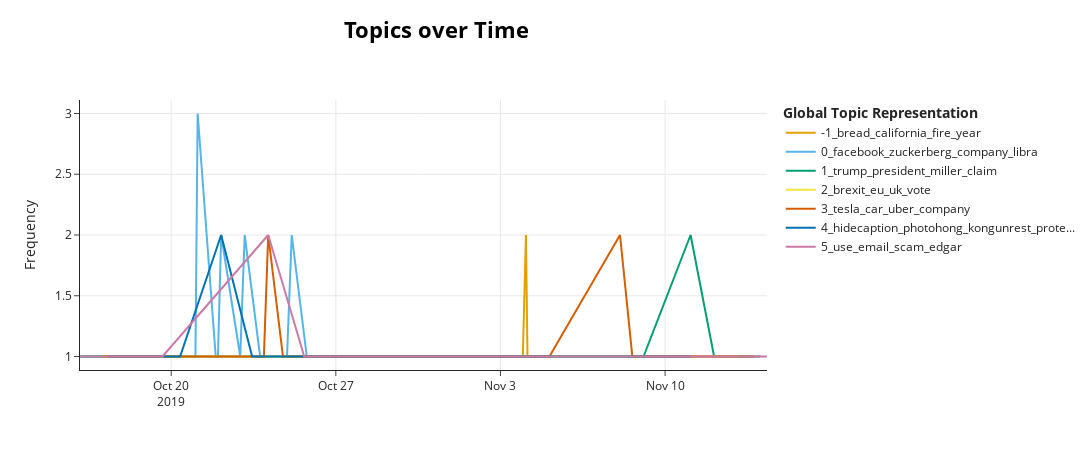

Here is the notebook cell this chart was saved with:
### Code cell
topic_model.visualize_topics_over_time(topics_over_time)

### Figure 1 — Plotly figure (JSON) as saved in the notebook; plotly's stock layout.template omitted (floating-point values rounded to 4 significant figures)
{"data": [{"hoverinfo": "text", "hovertext": ["<b>Topic -1</b><br>Words: bread, shutterstock, loaf, dough, flatbread", "<b>Topic -1</b><br>Words: et, market, wework, ipo, prior", "<b>Topic -1</b><br>Words: rawstory, farmer, justice, bailout, yoursupport", "<b>Topic -1</b><br>Words: california, tax, state, business, unitary", "<b>Topic -1</b><br>Words: protein, hume, shiru, meat, food", "<b>Topic -1</b><br>Words: semiconductor, arya, intel, expose, chipmaker", "<b>Topic -1</b><br>Words: gainsbourg, shesay, french, vontrier, ifeel", "<b>Topic -1</b><br>Words: donor, wynn, billionaire, resorts, group", "<b>Topic -1</b><br>Words: percent, newzealand, economy, imf, commodity", "<b>Topic -1</b><br>Words: carson, hud, mortgage, bank, loan", "<b>Topic -1</b><br>Words: tariff, egg, nfu, government, schedule", "<b>Topic -1</b><br>Words: spelman, college, stryker, queerstudy, student", "<b>Topic -1</b><br>Words: fed, rate, cut, economy, powell", "<b>Topic -1</b><br>Words: expectation, interestrate, market, revenueofbillion, quarterly", "<b>Topic -1</b><br>Words: work, film, kensay, ken, gigeconomy", "<b>Topic -1</b><br>Words: newsom, forest, california, trump, fire", "<b>Topic -1</b><br>Words: fatfire, leanfire, earlyretirement, spend, fire", "<b>Topic -1</b><br>Words: meat, vegetarian, dish, wang, food", "<b>Topic -1</b><br>Words: roku, analyst, expect, market, square", "<b>Topic -1</b><br>Words: expect, sale, tariff, versus, gap", "<b>Topic -1</b><br>Words: fire, november, smoke, nsw, australia", "<b>Topic -1</b><br>Words: screenshot, windows, screen, snip, save", "<b>Topic -1</b><br>Words: nasdaq, point, news, ftoper, dow"], "marker": {"color": "#E69F00"}, "mode": "lines", "name": "-1_bread_california_fire_year", "x": ["2019-10-16T07:02:00+03:00", "2019-10-16T13:32:00+03:00", "2019-10-17T18:26:00+03:00", "2019-10-22T15:56:00+03:00", "2019-10-25T03:00:00+03:00", "2019-10-25T20:26:00+03:00", "2019-10-26T11:00:00+03:00", "2019-10-26T19:08:00+03:00", "2019-10-27T02:51:00+02:00", "2019-10-28T18:26:00+02:00", "2019-10-29T08:00:00+02:00", "2019-10-29T21:00:00+02:00", "2019-10-30T20:50:00+02:00", "2019-10-31T17:31:00+02:00", "2019-11-01T02:30:00+02:00", "2019-11-03T22:49:00+02:00", "2019-11-04T02:00:00+02:00", "2019-11-04T03:35:00+02:00", "2019-11-06T02:19:00+02:00", "2019-11-08T18:30:00+02:00", "2019-11-08T23:51:00+02:00", "2019-11-09T15:45:00+02:00", "2019-11-12T19:59:00+02:00"], "y": [1, 1, 1, 1, 1, 1, 1, 1, 1, 1, 1, 1, 1, 1, 1, 1, 2, 1, 1, 1, 1, 1, 1], "type": "scatter"}, {"hoverinfo": "text", "hovertext": ["<b>Topic 0</b><br>Words: marcussay, project, blockchain, association, libra", "<b>Topic 0</b><br>Words: job, yang, democraticpresidential, candidate, warren", "<b>Topic 0</b><br>Words: facebook, pixel, libra, systemicrisk, davidmarcus", "<b>Topic 0</b><br>Words: facebook, libra, morgan, cryptocurrency, project", "<b>Topic 0</b><br>Words: zuckerberg, facebook, platform, policy, speech", "<b>Topic 0</b><br>Words: zuckerberg, tiktok, china, want, content", "<b>Topic 0</b><br>Words: major, shiller, economy, story, humanity", "<b>Topic 0</b><br>Words: firm, billion, bank, wework, company", "<b>Topic 0</b><br>Words: currency, dimon, libra, stablecoin, partner", "<b>Topic 0</b><br>Words: major, shiller, story, economist, economic", "<b>Topic 0</b><br>Words: buffett, havelock, beddall, company, invest", "<b>Topic 0</b><br>Words: rich, billion, money, million, like", "<b>Topic 0</b><br>Words: zucman, wealth, piketty, offshore, islands", "<b>Topic 0</b><br>Words: facebook, probe, attorneygeneral, antitrust, consumer", "<b>Topic 0</b><br>Words: packaging, woman, menstruate, trans, lgbtq", "<b>Topic 0</b><br>Words: libraassociation, facebook, member, zuckerberg, libra", "<b>Topic 0</b><br>Words: quantum, google, computer, classical, quantumcomputer", "<b>Topic 0</b><br>Words: facebook, lie, exchange, markzuckerberg, housefinancial", "<b>Topic 0</b><br>Words: facebook, zuckerberg, cambridgeanalytica, ocasiocortez, takedown", "<b>Topic 0</b><br>Words: libracryptocurrency, challenge, facebookceo, hear, lawmaker", "<b>Topic 0</b><br>Words: zuckerberg, facebook, factchecking, ocasiocortez, whitesupremacist", "<b>Topic 0</b><br>Words: twitter, dorsey, zuckerberg, facebook, frier", "<b>Topic 0</b><br>Words: rounds, facebook, libra, cryptocurrency, zuckerberg", "<b>Topic 0</b><br>Words: tow, givingpledge, fortune, billionaire, pledge", "<b>Topic 0</b><br>Words: wallstreet, warren, soros, support, accord", "<b>Topic 0</b><br>Words: news, times, facebook, section, publisher", "<b>Topic 0</b><br>Words: breitbart, facebook, news, partner, highquality", "<b>Topic 0</b><br>Words: libra, facebook, project, calibra, company", "<b>Topic 0</b><br>Words: tax, taxis, income, wealthtax, zucman", "<b>Topic 0</b><br>Words: dorsey, politicalad, twitter, facebook, zuckerberg", "<b>Topic 0</b><br>Words: company, spend, facebook, rabe, lobby", "<b>Topic 0</b><br>Words: website, wordpress, li, ga, noopenerdatum", "<b>Topic 0</b><br>Words: teacher, chicago, school, strike, city", "<b>Topic 0</b><br>Words: arnault, pinault, hayek, francois, wife", "<b>Topic 0</b><br>Words: weil, facebook, calibra, people, libra", "<b>Topic 0</b><br>Words: tron, sun, samsung, app, billion", "<b>Topic 0</b><br>Words: everytown, virginia, gun, state, republican", "<b>Topic 0</b><br>Words: trade, option, learn, roku, spy", "<b>Topic 0</b><br>Words: witte, cbd, recess, hemp, company", "<b>Topic 0</b><br>Words: realestate, inflation, bond, stock, annualize", "<b>Topic 0</b><br>Words: google, apple, checkingaccount, journal, citigroup"], "marker": {"color": "#56B4E9"}, "mode": "lines", "name": "0_facebook_zuckerberg_company_libra", "x": ["2019-10-16T02:57:00+03:00", "2019-10-16T12:51:00+03:00", "2019-10-16T23:16:00+03:00", "2019-10-17T17:12:00+03:00", "2019-10-17T22:54:00+03:00", "2019-10-18T01:04:00+03:00", "2019-10-19T03:00:00+03:00", "2019-10-19T14:15:00+03:00", "2019-10-20T03:00:00+03:00", "2019-10-21T00:44:00+03:00", "2019-10-21T03:00:00+03:00", "2019-10-21T21:26:00+03:00", "2019-10-21T23:43:00+03:00", "2019-10-22T03:00:00+03:00", "2019-10-22T22:27:00+03:00", "2019-10-23T03:00:00+03:00", "2019-10-23T18:45:00+03:00", "2019-10-23T21:10:00+03:00", "2019-10-24T01:15:00+03:00", "2019-10-24T02:15:00+03:00", "2019-10-24T02:26:00+03:00", "2019-10-24T03:00:00+03:00", "2019-10-24T14:26:00+03:00", "2019-10-24T22:12:00+03:00", "2019-10-25T03:00:00+03:00", "2019-10-25T18:23:00+03:00", "2019-10-26T03:00:00+03:00", "2019-10-26T23:35:00+03:00", "2019-10-27T17:45:00+02:00", "2019-10-30T02:00:00+02:00", "2019-10-31T20:35:00+02:00", "2019-11-01T08:38:00+02:00", "2019-11-01T21:00:00+02:00", "2019-11-03T02:18:00+02:00", "2019-11-05T19:40:00+02:00", "2019-11-06T12:51:00+02:00", "2019-11-06T13:53:00+02:00", "2019-11-06T16:58:00+02:00", "2019-11-09T18:43:00+02:00", "2019-11-09T22:17:00+02:00", "2019-11-13T16:24:00+02:00"], "y": [1, 1, 1, 1, 1, 1, 1, 1, 1, 1, 3, 1, 1, 2, 1, 2, 1, 1, 1, 1, 1, 1, 1, 1, 2, 1, 1, 1, 1, 1, 1, 1, 1, 1, 1, 1, 1, 1, 1, 1, 1], "type": "scatter"}, {"hoverinfo": "text", "hovertext": ["<b>Topic 1</b><br>Words: rawstory, president, yoursupport, weneed, pray", "<b>Topic 1</b><br>Words: mr, sandyhook, pozner, fetzer, jones", "<b>Topic 1</b><br>Words: kurds, rawstory, graham, yoursupport, weneed", "<b>Topic 1</b><br>Words: student, nazi, newport, county, school", "<b>Topic 1</b><br>Words: trump, fbi, event, antifa, mass", "<b>Topic 1</b><br>Words: dempsey, police, man, attack, group", "<b>Topic 1</b><br>Words: october, gaetz, advertisement, rawstory, matt", "<b>Topic 1</b><br>Words: foxnews, clickhere, hill, report, video", "<b>Topic 1</b><br>Words: rawstory, college, campus, malveaux, honor", "<b>Topic 1</b><br>Words: trump, bannon, ukraine, president, pressure", "<b>Topic 1</b><br>Words: pence, trump, vicepresident, president, zelenskiy", "<b>Topic 1</b><br>Words: trump, factfirst, whistleblower, china, year", "<b>Topic 1</b><br>Words: trump, trumporganization, ad, international, hotel", "<b>Topic 1</b><br>Words: officer, victoriapolice, ok, symbol, gesture", "<b>Topic 1</b><br>Words: trump, democrats, poll, impeachment, new", "<b>Topic 1</b><br>Words: spencer, yiannopoulos, recording, fucking, audio", "<b>Topic 1</b><br>Words: antifa, extremist, left, leipzig, german", "<b>Topic 1</b><br>Words: briskman, county, board, crowdfunding, motorcade", "<b>Topic 1</b><br>Words: rally, rawstory, yoursupport, weneed, trump", "<b>Topic 1</b><br>Words: trump, witness, ukrainian, republicans, ask", "<b>Topic 1</b><br>Words: morales, trump, book, president, world", "<b>Topic 1</b><br>Words: miller, email, mchugh, breitbart, crime", "<b>Topic 1</b><br>Words: miller, immigration, email, immigrant, trump", "<b>Topic 1</b><br>Words: miller, trump, whitenationalist, email, whitehouse", "<b>Topic 1</b><br>Words: proudboys, wilcox, group, clarke, member", "<b>Topic 1</b><br>Words: miller, mchugh, email, trump, hayden"], "marker": {"color": "#009E73"}, "mode": "lines", "name": "1_trump_president_miller_claim", "x": ["2019-10-16T03:00:00+03:00", "2019-10-16T20:17:00+03:00", "2019-10-16T21:38:00+03:00", "2019-10-19T01:38:00+03:00", "2019-10-20T17:06:00+03:00", "2019-10-21T03:00:00+03:00", "2019-10-23T03:00:00+03:00", "2019-10-25T07:29:00+03:00", "2019-10-26T19:32:00+03:00", "2019-10-27T02:00:00+02:00", "2019-10-30T11:03:00+02:00", "2019-10-30T20:35:00+02:00", "2019-11-01T02:00:00+02:00", "2019-11-02T09:44:00+02:00", "2019-11-04T18:45:00+02:00", "2019-11-04T22:32:00+02:00", "2019-11-05T02:00:00+02:00", "2019-11-06T04:22:00+02:00", "2019-11-07T05:22:00+02:00", "2019-11-09T02:00:00+02:00", "2019-11-11T02:00:00+02:00", "2019-11-12T02:00:00+02:00", "2019-11-12T23:15:00+02:00", "2019-11-13T03:39:00+02:00", "2019-11-13T19:10:00+02:00", "2019-11-14T01:25:00+02:00"], "y": [1, 1, 1, 1, 1, 1, 1, 1, 1, 1, 1, 1, 1, 1, 1, 1, 1, 1, 1, 1, 2, 1, 1, 1, 1, 1], "type": "scatter"}, {"hoverinfo": "text", "hovertext": ["<b>Topic 2</b><br>Words: abortion, mla, stormont, petition, dup", "<b>Topic 2</b><br>Words: unionist, backing, approve, secure, primeminister", "<b>Topic 2</b><br>Words: mep, eu, uk, deal, brexit", "<b>Topic 2</b><br>Words: eu, letter, mrjohnson, brexit, delay", "<b>Topic 2</b><br>Words: march, brexit, people, parliament, eu", "<b>Topic 2</b><br>Words: brexit, eu, delay, mp, primeminister", "<b>Topic 2</b><br>Words: chicanery, heseltine, chancellor, lord, copy", "<b>Topic 2</b><br>Words: manchester, city, tower, simpson, tall", "<b>Topic 2</b><br>Words: brexit, vote, miller, stop, gina", "<b>Topic 2</b><br>Words: brexit, hammond, rejoin, philip, tories", "<b>Topic 2</b><br>Words: fund, tram, auckland, nzta, twyford", "<b>Topic 2</b><br>Words: mrjohnson, time, scrutinise, jeremycorbyn, generalelection", "<b>Topic 2</b><br>Words: uk, interpretation, playing, commitment, brexitdeal", "<b>Topic 2</b><br>Words: mislead, johnson, exit, minister, defend", "<b>Topic 2</b><br>Words: nodeal, kwarteng, end, blair, revelation", "<b>Topic 2</b><br>Words: percent, nhs, tradedeal, borisjohnson, reuters", "<b>Topic 2</b><br>Words: motion, common, december, leak, document", "<b>Topic 2</b><br>Words: takeplace, trade, nhs, representative, british", "<b>Topic 2</b><br>Words: brexit, immigration, imagegetty, labour, party", "<b>Topic 2</b><br>Words: labour, brexit, blame, vote, reader", "<b>Topic 2</b><br>Words: russellmoyle, reesmogg, billionaire, mountain, barnett", "<b>Topic 2</b><br>Words: behaviour, memo, fca, floor, philippou", "<b>Topic 2</b><br>Words: employee, letter, wework, contract, legal"], "marker": {"color": "#F0E442"}, "mode": "lines", "name": "2_brexit_eu_uk_vote", "x": ["2019-10-17T03:00:00+03:00", "2019-10-17T07:47:00+03:00", "2019-10-17T14:22:00+03:00", "2019-10-19T03:00:00+03:00", "2019-10-19T20:20:00+03:00", "2019-10-19T23:14:00+03:00", "2019-10-20T03:00:00+03:00", "2019-10-21T07:00:00+03:00", "2019-10-23T11:57:00+03:00", "2019-10-24T00:00:00+03:00", "2019-10-24T20:07:00+03:00", "2019-10-24T20:18:00+03:00", "2019-10-26T11:47:00+03:00", "2019-10-26T14:14:00+03:00", "2019-10-26T18:26:00+03:00", "2019-10-28T02:27:00+02:00", "2019-10-28T11:52:00+02:00", "2019-10-28T23:55:00+02:00", "2019-10-31T02:00:00+02:00", "2019-10-31T23:46:00+02:00", "2019-11-08T08:00:00+02:00", "2019-11-12T02:00:00+02:00", "2019-11-13T02:00:00+02:00"], "y": [1, 1, 1, 1, 1, 1, 1, 1, 1, 1, 1, 1, 1, 1, 1, 1, 1, 1, 1, 1, 1, 1, 1], "type": "scatter"}, {"hoverinfo": "text", "hovertext": ["<b>Topic 3</b><br>Words: car, appleauctioneering, dcsolar, auction, collection", "<b>Topic 3</b><br>Words: china, trump, deal, phaseone, wallstreet", "<b>Topic 3</b><br>Words: satellite, spacex, oneweb, tesla, startup", "<b>Topic 3</b><br>Words: honda, car, announce, europe, tesla", "<b>Topic 3</b><br>Words: tesla, car, levinson, selfdrive, zoox", "<b>Topic 3</b><br>Words: tesla, roof, version, solar, walmart", "<b>Topic 3</b><br>Words: tesla, company, margin, shanghai, earning", "<b>Topic 3</b><br>Words: tesla, model, company, production, sentimental", "<b>Topic 3</b><br>Words: tesla, door, handle, car, models", "<b>Topic 3</b><br>Words: station, doley, charge, mharishaw, npr", "<b>Topic 3</b><br>Words: budget, contribution, billion, eu, rebate", "<b>Topic 3</b><br>Words: yugoslavia, belgrade, building, concrete, tesla", "<b>Topic 3</b><br>Words: bronco, ford, production, race, suv", "<b>Topic 3</b><br>Words: tesla, walmart, company, solarpanel, store", "<b>Topic 3</b><br>Words: uber, truck, tesla, lyft, ford", "<b>Topic 3</b><br>Words: fleet, vehicle, model, tesloop, milage", "<b>Topic 3</b><br>Words: mrmusk, factory, germany, tesla, industry", "<b>Topic 3</b><br>Words: berlin, build, tesla, battery, elonmusk", "<b>Topic 3</b><br>Words: germany, tesla, uk, mrmusk, brexit", "<b>Topic 3</b><br>Words: tesla, german, berlin, build, musksay"], "marker": {"color": "#D55E00"}, "mode": "lines", "name": "3_tesla_car_uber_company", "x": ["2019-10-17T03:00:00+03:00", "2019-10-20T15:05:00+03:00", "2019-10-20T15:40:00+03:00", "2019-10-22T03:00:00+03:00", "2019-10-22T21:32:00+03:00", "2019-10-23T03:00:00+03:00", "2019-10-23T22:36:00+03:00", "2019-10-24T03:00:00+03:00", "2019-10-24T18:04:00+03:00", "2019-10-26T14:00:00+03:00", "2019-10-28T10:28:00+02:00", "2019-10-31T09:00:00+02:00", "2019-11-04T02:00:00+02:00", "2019-11-05T02:00:00+02:00", "2019-11-08T02:00:00+02:00", "2019-11-08T14:34:00+02:00", "2019-11-13T02:00:00+02:00", "2019-11-13T11:31:00+02:00", "2019-11-13T12:57:00+02:00", "2019-11-13T19:35:00+02:00"], "y": [1, 1, 1, 1, 1, 1, 1, 2, 1, 1, 1, 1, 1, 1, 2, 1, 1, 1, 1, 1], "type": "scatter"}, {"hoverinfo": "text", "hovertext": ["<b>Topic 4</b><br>Words: riot, games, game, player, garena", "<b>Topic 4</b><br>Words: hongkong, item, black, clothing, protester", "<b>Topic 4</b><br>Words: mtrstation, illegal, protester, march, link", "<b>Topic 4</b><br>Words: protester, protest, hongkong, government, hidecaption", "<b>Topic 4</b><br>Words: bill, formally, lam, conflict, ms", "<b>Topic 4</b><br>Words: lorry, container, police, essex, hidecaption", "<b>Topic 4</b><br>Words: essex, lorry, police, trailer, container", "<b>Topic 4</b><br>Words: protest, hongkong, protester, hidecaption, kongunrest", "<b>Topic 4</b><br>Words: elder, grateful, injustice, chile, young", "<b>Topic 4</b><br>Words: hongkong, city, protest, chan, protester", "<b>Topic 4</b><br>Words: gaming, online, addiction, china, minor", "<b>Topic 4</b><br>Words: game, blizzard, play, hongkong, video", "<b>Topic 4</b><br>Words: tak, coma, sheung, estate, chowtsz", "<b>Topic 4</b><br>Words: metallic, hongkong, gray, patrick, return", "<b>Topic 4</b><br>Words: hidecaption, photohong, kongunrest, protester, hongkong", "<b>Topic 4</b><br>Words: fire, protester, chaos, hongkong, man"], "marker": {"color": "#0072B2"}, "mode": "lines", "name": "4_hidecaption_photohong_kongunrest_prote...", "x": ["2019-10-17T07:13:00+03:00", "2019-10-17T18:50:00+03:00", "2019-10-20T09:05:00+03:00", "2019-10-22T03:00:00+03:00", "2019-10-23T10:13:00+03:00", "2019-10-23T10:36:00+03:00", "2019-10-23T16:53:00+03:00", "2019-10-26T07:30:00+03:00", "2019-10-26T18:29:00+03:00", "2019-10-29T02:00:00+02:00", "2019-11-06T02:00:00+02:00", "2019-11-07T19:49:00+02:00", "2019-11-08T04:24:00+02:00", "2019-11-08T11:00:00+02:00", "2019-11-10T02:00:00+02:00", "2019-11-11T02:00:00+02:00"], "y": [1, 1, 1, 2, 1, 1, 1, 1, 1, 1, 1, 1, 1, 1, 1, 1], "type": "scatter"}, {"hoverinfo": "text", "hovertext": ["<b>Topic 5</b><br>Words: uk, site, child, southkorea, video", "<b>Topic 5</b><br>Words: website, user, doj, exploitation, arrest", "<b>Topic 5</b><br>Words: child, site, childpornography, darknet, use", "<b>Topic 5</b><br>Words: picturenti, arrest, video, falder, site", "<b>Topic 5</b><br>Words: victim, cra, scam, vpd, scammer", "<b>Topic 5</b><br>Words: canadarevenue, scammer, agency, police, torontopolice", "<b>Topic 5</b><br>Words: use, phonenumber, account, textmessage, phone", "<b>Topic 5</b><br>Words: email, spammer, server, spam, send", "<b>Topic 5</b><br>Words: dubai, commirza, com, habibi, scheme", "<b>Topic 5</b><br>Words: fireeye, telecom, target, hacker, provider", "<b>Topic 5</b><br>Words: amin, gigabyte, shams, tether, griffin", "<b>Topic 5</b><br>Words: user, bug, robinhood, trade, borrow", "<b>Topic 5</b><br>Words: scam, canada, centre, canadian, canadians", "<b>Topic 5</b><br>Words: hack, bitcoin, crypto, account, terpin", "<b>Topic 5</b><br>Words: edgar, christmas, johnlewis, ava, imagepa"], "marker": {"color": "#CC79A7"}, "mode": "lines", "name": "5_use_email_scam_edgar", "x": ["2019-10-16T03:00:00+03:00", "2019-10-16T21:51:00+03:00", "2019-10-17T03:00:00+03:00", "2019-10-17T08:26:00+03:00", "2019-10-19T15:06:00+03:00", "2019-10-24T03:00:00+03:00", "2019-10-25T15:47:00+03:00", "2019-10-25T18:26:00+03:00", "2019-10-30T12:00:00+02:00", "2019-10-31T16:35:00+02:00", "2019-11-04T19:02:00+02:00", "2019-11-05T02:00:00+02:00", "2019-11-06T11:00:00+02:00", "2019-11-11T02:00:00+02:00", "2019-11-14T07:59:00+02:00"], "y": [1, 1, 1, 1, 1, 2, 1, 1, 1, 1, 1, 1, 1, 1, 1], "type": "scatter"}], "layout": {"xaxis": {"showgrid": true}, "yaxis": {"showgrid": true, "title": {"text": "Frequency"}}, "title": {"font": {"size": 22, "color": "Black"}, "text": "<b>Topics over Time", "y": 0.95, "x": 0.4, "xanchor": "center", "yanchor": "top"}, "hoverlabel": {"font": {"size": 16, "family": "Rockwell"}, "bgcolor": "white"}, "width": 1250, "height": 450, "legend": {"title": {"text": "<b>Global Topic Representation"}}}}
